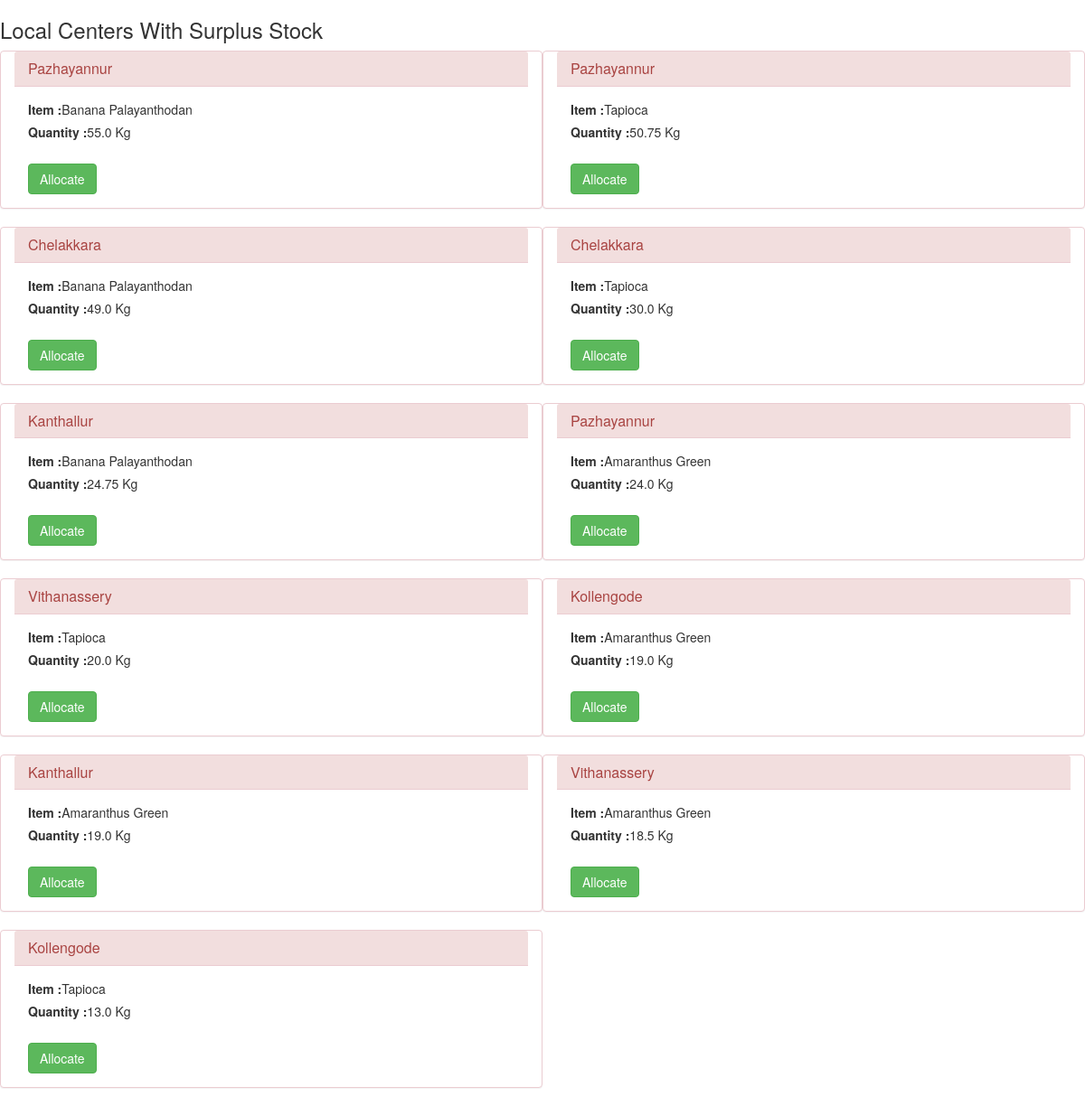
Page /state/transport (signed in) on the earlier database version.
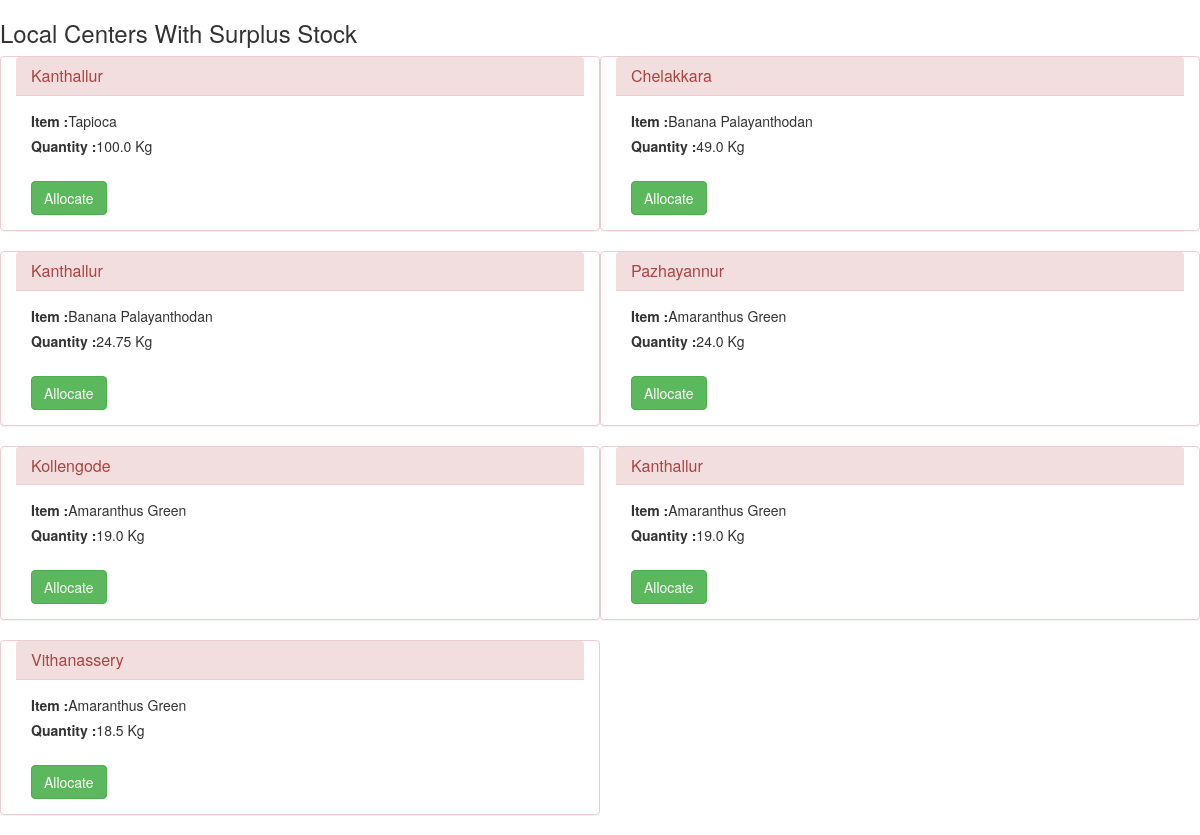
Same page on the later database version.
### home/models.py (models this page shows, shortened)
class Stock(models.Model) :
    L_id = models.ForeignKey(Local, on_delete=models.CASCADE)
    Item_id = models.ForeignKey(Price, on_delete=models.CASCADE)
    Quantity = models.FloatField()

class Local(models.Model):
    L_id = models.CharField(max_length = 10, primary_key = True)
    L_Name = models.CharField(max_length = 20)
    D_id = models.ForeignKey(District, on_delete=models.CASCADE)
    C_Date = models.DateTimeField(auto_now = False , auto_now_add = True)
    def __str__ (self):
        return self.L_Name

class Price(models.Model):
    Item_id = models.CharField(max_length=10)
    Item_Name = models.CharField(max_length = 50)
    D_id = models.ForeignKey(District, on_delete=models.CASCADE)
    Buy_Price = models.IntegerField()
    Sell_Price = models.IntegerField()
    def __str__ (self):
        return self.Item_Name

### state/views.py (the view, shortened to what this page needs)
def transport(request):
    if request.user.is_authenticated :
        localCentersSrc = Stock.objects.filter(Quantity__gt = 10.0).order_by('-Quantity')
        return render(request , 'state/transport.html' , {'localCenters' : localCentersSrc} )

### templates/state/transport.html (shortened to what this page needs)
<!DOCTYPE html>
{% load static %}
<html lang="en">
<head>
    <link href="{% static 'css/bootstrap.min.css' %}" rel="stylesheet">
</head>
<body>
<h3> Local Centers With Surplus Stock </h3>
{% for localCenter in localCenters %}
			<form action="" method="post">
			<div class="panel panel-danger col-sm-6">
			<div class="panel-heading">
    <h3 class="panel-title">{{localCenter.L_id}}</h3>
  </div>
				<div class="panel-body">
                <label>Item : </label>{{localCenter.Item_id}}<br>
                <label>Quantity : </label>{{localCenter.Quantity}} Kg<br>
				<br><button type="submit" class="btn btn-success">Allocate</button>
				</div>
			</div>
			</form>
        {% endfor %}
</body>
</html>

Differences in the rows shown:
no longer on this page (row edited): Stock: L_id "Pazhayannur", Item_id "Banana Palayanthodan", Quantity "55.0"
no longer on this page (row edited): Stock: L_id "Pazhayannur", Item_id "Tapioca", Quantity "50.75"
no longer on this page (row edited): Stock: L_id "Chelakkara", Item_id "Tapioca", Quantity "30.0"
no longer on this page (row edited): Stock: L_id "Vithanassery", Item_id "Tapioca", Quantity "20.0"
no longer on this page (row edited): Stock: L_id "Kollengode", Item_id "Tapioca", Quantity "13.0"
now on this page (row edited): Stock: L_id "Kanthallur", Item_id "Tapioca", Quantity "100.0"
